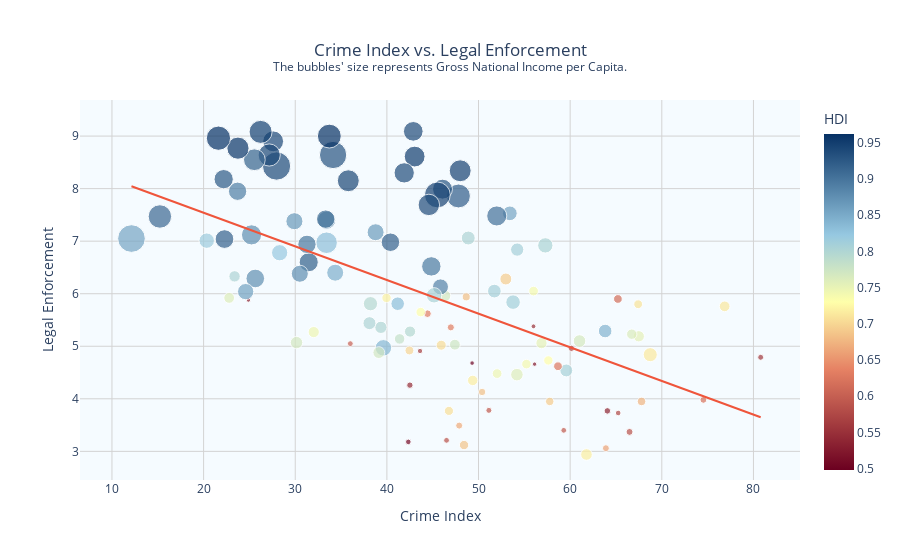

The code cell stored with this chart in its notebook:
### Code cell
hfi = pd.read_csv("datasets/hfi-2023.csv")
crime = pd.read_csv("datasets/crime-rate-by-country-2023.csv")

hfi2021 = hfi[hfi["year"] == 2021]
hfi2021.rename(columns = {'countries': 'country'}, inplace = True)
crimehfi = crime.join(hfi2021.set_index('country'), on='country', how = "inner")

HDI = pd.read_csv("datasets/Human Development Index.csv")
HDI_score = HDI[["Country", 'Human Development Index (2021)', 'Gross National Income Per Capita (2021)']].dropna()
HDI_score.rename(columns = {'Country': 'country', 'Human Development Index (2021)' : 'HDI', 'Gross National Income Per Capita (2021)': 'GNI per Capita'}, inplace = True)

crimehdfi = crimehfi.join(HDI_score.set_index('country'), on='country', how = "inner")

custom_color_scale = [
    [0.0, 'rgb(107,0,32)'],
    [0.3, 'rgb(230,130,100)'],
    [0.5, 'rgb(255, 255, 170)'],
    [0.7, 'rgb(150, 200, 225)'],
    [1.0, 'rgb(6,49,100)']
]

# Create scatterplot
fig = px.scatter(crimehdfi, 
                 x='crimeIndex', 
                 y='ef_legal', 
                 color='HDI',
                size='GNI per Capita',  # Use GDP_per_capita for dot sizes
                 size_max=20,  # Maximum size of the dots
                 color_continuous_scale= custom_color_scale,  # You can choose any color scale
                 title='Crime Index vs. Legal Enforcement<br><sup>The bubbles\' size represents Gross National Income per Capita.</sup>',
                 labels={'crimeIndex': 'Crime Index', 'ef_legal': 'Legal Enforcement'},
                 trendline='ols',
                 hover_name='country')

fig.update_layout(
    height=500,
    title={
        'y':0.9,
        'x':0.5,
        'xanchor': 'center',
        'yanchor': 'top'
    },
    plot_bgcolor='rgba(152,214,255,0.1)',  # background color
    xaxis=dict(
        gridcolor='lightgrey',  # Set x-axis gridline color
        zerolinecolor='grey'  # Set x-axis zero line color
    ),
    yaxis=dict(
        gridcolor='lightgrey',  # Set y-axis gridline color
        zerolinecolor='grey'  # Set y-axis zero line color
    ),
)

fig.add_annotation(x=-0.07, y=-0.25,
                   xref="paper", yref="paper",
                   align='left',
                   xanchor='left', yanchor='bottom',
                   showarrow=False,
                   text='Hover over a dot to see what country it represents'
                  )

# Show the figure
fig.show()

### Figure 1 — Plotly figure (JSON) as saved in the notebook; plotly's stock layout.template omitted (floating-point values rounded to 4 significant figures)
{"data": [{"hovertemplate": "<b>%{hovertext}</b><br><br>Crime Index=%{x}<br>Legal Enforcement=%{y}<br>GNI per Capita=%{marker.size}<br>HDI=%{marker.color}<extra></extra>", "hovertext": ["Papua New Guinea", "South Africa", "Honduras", "Guyana", "El Salvador", "Brazil", "Jamaica", "Peru", "Angola", "Cameroon", "Namibia", "Nigeria", "Bangladesh", "Argentina", "Libya", "Dominican Republic", "Kenya", "Belarus", "Zimbabwe", "Guatemala", "Bolivia", "Fiji", "Malaysia", "Colombia", "Uganda", "Mongolia", "Tanzania", "Ecuador", "Costa Rica", "Mexico", "Kazakhstan", "Chile", "Botswana", "Algeria", "France", "Uruguay", "Cambodia", "Belize", "Paraguay", "Ethiopia", "Mauritius", "Morocco", "Iraq", "Sweden", "Nicaragua", "United States", "Ukraine", "Ghana", "Lebanon", "Myanmar", "Moldova", "United Kingdom", "Indonesia", "Greece", "Ireland", "Panama", "Italy", "Belgium", "India", "Tunisia", "Zambia", "Australia", "New Zealand", "Albania", "Pakistan", "Philippines", "Sudan", "Canada", "Sri Lanka", "Montenegro", "Malta", "Jordan", "Turkey", "Thailand", "North Macedonia", "Latvia", "Bulgaria", "Serbia", "Nepal", "Germany", "Hungary", "Luxembourg", "Norway", "Kuwait", "Lithuania", "Spain", "Azerbaijan", "Israel", "Cyprus", "Poland", "China", "Portugal", "Romania", "Singapore", "Finland", "Netherlands", "Denmark", "Bahrain", "Austria", "Saudi Arabia", "Rwanda", "Croatia", "Iceland", "Estonia", "Georgia", "Armenia", "Slovenia", "Japan", "Switzerland", "Oman", "United Arab Emirates", "Qatar"], "legendgroup": "", "marker": {"color": [0.558, 0.713, 0.621, 0.714, 0.675, 0.754, 0.709, 0.762, 0.586, 0.576, 0.615, 0.535, 0.661, 0.842, 0.718, 0.767, 0.575, 0.808, 0.593, 0.627, 0.692, 0.73, 0.803, 0.752, 0.525, 0.739, 0.549, 0.74, 0.809, 0.758, 0.811, 0.855, 0.693, 0.745, 0.903, 0.809, 0.593, 0.683, 0.717, 0.498, 0.802, 0.683, 0.686, 0.947, 0.667, 0.921, 0.773, 0.632, 0.706, 0.585, 0.767, 0.929, 0.705, 0.887, 0.945, 0.805, 0.895, 0.937, 0.633, 0.731, 0.565, 0.951, 0.937, 0.796, 0.544, 0.699, 0.508, 0.936, 0.782, 0.832, 0.918, 0.72, 0.838, 0.8, 0.77, 0.863, 0.795, 0.802, 0.602, 0.942, 0.846, 0.93, 0.961, 0.831, 0.875, 0.905, 0.745, 0.919, 0.896, 0.876, 0.768, 0.866, 0.821, 0.939, 0.94, 0.941, 0.948, 0.875, 0.916, 0.875, 0.534, 0.858, 0.959, 0.89, 0.802, 0.759, 0.918, 0.925, 0.962, 0.816, 0.911, 0.855], "coloraxis": "coloraxis", "size": [4009.0, 12950.0, 5298.0, 22460.0, 8296.0, 14370.0, 8834.0, 12250.0, 5466.0, 3621.0, 8634.0, 4790.0, 5472.0, 20930.0, 15340.0, 17990.0, 4474.0, 18850.0, 3810.0, 8723.0, 8111.0, 9980.0, 26660.0, 14380.0, 2181.0, 10590.0, 2664.0, 10310.0, 19970.0, 17900.0, 23940.0, 24560.0, 16200.0, 10800.0, 45940.0, 21270.0, 4079.0, 6309.0, 12350.0, 2361.0, 22030.0, 7303.0, 9977.0, 54490.0, 5625.0, 64770.0, 13260.0, 5745.0, 9526.0, 3851.0, 14880.0, 45220.0, 11470.0, 29000.0, 76170.0, 26960.0, 42840.0, 52290.0, 6590.0, 10260.0, 3218.0, 49240.0, 44060.0, 14130.0, 4624.0, 8920.0, 3575.0, 46810.0, 12580.0, 20840.0, 38880.0, 9924.0, 31030.0, 17030.0, 15920.0, 32800.0, 23080.0, 19120.0, 3877.0, 54530.0, 32790.0, 84650.0, 64660.0, 52920.0, 37930.0, 38350.0, 14260.0, 41520.0, 38190.0, 33030.0, 17500.0, 33150.0, 30030.0, 90920.0, 49450.0, 55980.0, 60360.0, 39500.0, 53620.0, 46110.0, 2210.0, 30130.0, 55780.0, 38050.0, 14660.0, 13160.0, 39750.0, 42270.0, 66930.0, 27050.0, 62570.0, 87130.0], "sizemode": "area", "sizeref": 227.3, "symbol": "circle"}, "mode": "markers", "name": "", "orientation": "v", "showlegend": false, "type": "scatter", "x": [80.79, 76.86, 74.54, 68.74, 67.79, 67.49, 67.42, 66.72, 66.48, 65.24, 65.21, 64.06, 63.9, 63.82, 61.78, 61.02, 60.14, 59.58, 59.3, 58.67, 57.77, 57.62, 57.29, 56.87, 56.12, 56.01, 56, 55.23, 54.22, 54.19, 53.77, 53.42, 52.98, 52.03, 51.99, 51.73, 51.13, 50.39, 49.37, 49.3, 48.88, 48.66, 48.42, 48, 47.89, 47.81, 47.42, 46.98, 46.77, 46.51, 46.35, 46.07, 45.93, 45.85, 45.51, 45.15, 44.85, 44.58, 44.43, 43.69, 43.62, 43.03, 42.88, 42.53, 42.51, 42.46, 42.34, 41.89, 41.39, 41.18, 40.39, 39.96, 39.62, 39.35, 39.12, 38.77, 38.21, 38.1, 36.01, 35.79, 34.36, 34.13, 33.72, 33.42, 33.42, 33.32, 32.02, 31.47, 31.28, 30.5, 30.14, 29.91, 28.3, 27.96, 27.59, 27.16, 26.22, 25.64, 25.54, 25.23, 24.89, 24.59, 23.75, 23.71, 23.38, 22.79, 22.28, 22.19, 21.62, 20.34, 15.23, 12.13], "xaxis": "x", "y": [4.79, 5.76, 3.98, 4.84, 3.95, 5.19, 5.8, 5.23, 3.37, 3.73, 5.9, 3.77, 3.06, 5.29, 2.94, 5.1, 4.96, 4.54, 3.4, 4.62, 3.95, 4.73, 6.92, 5.06, 4.66, 6.05, 5.38, 4.66, 6.84, 4.46, 5.84, 7.53, 6.28, 4.48, 7.48, 6.05, 3.78, 4.13, 4.35, 4.68, 7.06, 5.94, 3.12, 8.34, 3.49, 7.86, 5.03, 5.36, 3.77, 3.21, 5.96, 7.99, 5.02, 6.13, 7.88, 5.97, 6.52, 7.69, 5.62, 5.65, 4.91, 8.61, 9.09, 5.28, 4.26, 4.92, 3.18, 8.3, 5.14, 5.81, 6.98, 5.92, 4.97, 5.36, 4.88, 7.17, 5.81, 5.44, 5.05, 8.15, 6.4, 8.64, 9, 6.97, 7.4, 7.42, 5.27, 6.6, 6.94, 6.38, 5.07, 7.38, 6.78, 8.43, 8.9, 8.64, 9.08, 6.29, 8.55, 7.12, 5.88, 6.04, 8.77, 7.95, 6.33, 5.92, 7.04, 8.18, 8.96, 7.01, 7.47, 7.05], "yaxis": "y"}, {"hovertemplate": "<b>OLS trendline</b><br>ef_legal = -0.0640219 * crimeIndex + 8.82109<br>R<sup>2</sup>=0.330519<br><br>Crime Index=%{x}<br>Legal Enforcement=%{y} <b>(trend)</b><extra></extra>", "legendgroup": "", "marker": {"symbol": "circle"}, "mode": "lines", "name": "", "showlegend": false, "type": "scatter", "x": [12.13, 15.23, 20.34, 21.62, 22.19, 22.28, 22.79, 23.38, 23.71, 23.75, 24.59, 24.89, 25.23, 25.54, 25.64, 26.22, 27.16, 27.59, 27.96, 28.3, 29.91, 30.14, 30.5, 31.28, 31.47, 32.02, 33.32, 33.42, 33.42, 33.72, 34.13, 34.36, 35.79, 36.01, 38.1, 38.21, 38.77, 39.12, 39.35, 39.62, 39.96, 40.39, 41.18, 41.39, 41.89, 42.34, 42.46, 42.51, 42.53, 42.88, 43.03, 43.62, 43.69, 44.43, 44.58, 44.85, 45.15, 45.51, 45.85, 45.93, 46.07, 46.35, 46.51, 46.77, 46.98, 47.42, 47.81, 47.89, 48, 48.42, 48.66, 48.88, 49.3, 49.37, 50.39, 51.13, 51.73, 51.99, 52.03, 52.98, 53.42, 53.77, 54.19, 54.22, 55.23, 56, 56.01, 56.12, 56.87, 57.29, 57.62, 57.77, 58.67, 59.3, 59.58, 60.14, 61.02, 61.78, 63.82, 63.9, 64.06, 65.21, 65.24, 66.48, 66.72, 67.42, 67.49, 67.79, 68.74, 74.54, 76.86, 80.79], "xaxis": "x", "y": [8.045, 7.846, 7.519, 7.437, 7.4, 7.395, 7.362, 7.324, 7.303, 7.301, 7.247, 7.228, 7.206, 7.186, 7.18, 7.142, 7.082, 7.055, 7.031, 7.009, 6.906, 6.891, 6.868, 6.818, 6.806, 6.771, 6.688, 6.681, 6.681, 6.662, 6.636, 6.621, 6.53, 6.516, 6.382, 6.375, 6.339, 6.317, 6.302, 6.285, 6.263, 6.235, 6.185, 6.171, 6.139, 6.11, 6.103, 6.1, 6.098, 6.076, 6.066, 6.028, 6.024, 5.977, 5.967, 5.95, 5.931, 5.907, 5.886, 5.881, 5.872, 5.854, 5.843, 5.827, 5.813, 5.785, 5.76, 5.755, 5.748, 5.721, 5.706, 5.692, 5.665, 5.66, 5.595, 5.548, 5.509, 5.493, 5.49, 5.429, 5.401, 5.379, 5.352, 5.35, 5.285, 5.236, 5.235, 5.228, 5.18, 5.153, 5.132, 5.123, 5.065, 5.025, 5.007, 4.971, 4.914, 4.866, 4.735, 4.73, 4.72, 4.646, 4.644, 4.565, 4.55, 4.505, 4.5, 4.481, 4.42, 4.049, 3.9, 3.649], "yaxis": "y"}], "layout": {"annotations": [{"align": "left", "showarrow": false, "text": "Hover over a dot to see what country it represents", "x": -0.07, "xanchor": "left", "xref": "paper", "y": -0.25, "yanchor": "bottom", "yref": "paper"}], "autosize": true, "coloraxis": {"colorbar": {"title": {"text": "HDI"}}, "colorscale": [[0, "rgb(107,0,32)"], [0.3, "rgb(230,130,100)"], [0.5, "rgb(255, 255, 170)"], [0.7, "rgb(150, 200, 225)"], [1, "rgb(6,49,100)"]]}, "legend": {"itemsizing": "constant", "tracegroupgap": 0}, "plot_bgcolor": "rgba(152,214,255,0.1)", "title": {"text": "Crime Index vs. Legal Enforcement<br><sup>The bubbles' size represents Gross National Income per Capita.</sup>", "x": 0.5, "xanchor": "center", "y": 0.9, "yanchor": "top"}, "xaxis": {"anchor": "y", "autorange": true, "domain": [0, 1], "gridcolor": "lightgrey", "range": [6.903, 84.98], "title": {"text": "Crime Index"}, "type": "linear", "zerolinecolor": "grey"}, "yaxis": {"anchor": "x", "autorange": true, "domain": [0, 1], "gridcolor": "lightgrey", "range": [2.426, 9.74], "title": {"text": "Legal Enforcement"}, "type": "linear", "zerolinecolor": "grey"}}}
